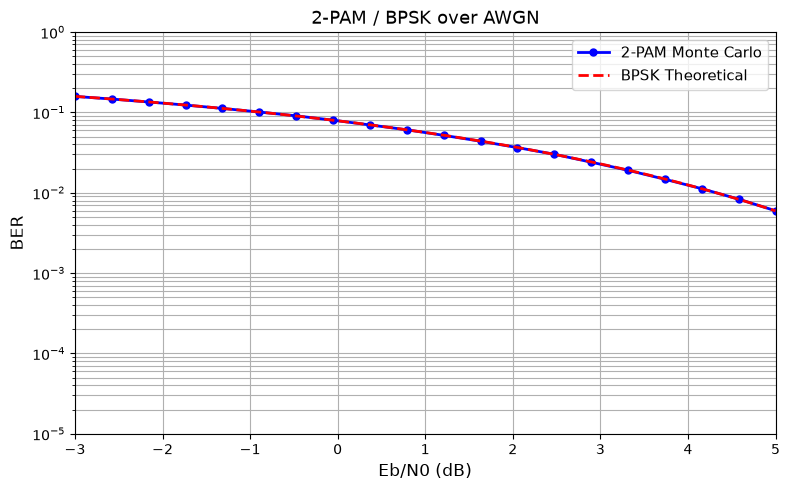

Python code for this plot:
# -*- coding: utf-8 -*-
"""bpsk_awgn.ipynb

Automatically generated by Colab.

Original file is located at
    https://colab.research.google.com/drive/1jw6pKMT1X218TUJ16SmLWvypNO9rPrCQ
"""

# Commented out IPython magic to ensure Python compatibility.
import os # Configure which GPU
if os.getenv("CUDA_VISIBLE_DEVICES") is None:
    gpu_num = 0 # Use "" to use the CPU
    os.environ["CUDA_VISIBLE_DEVICES"] = f"{gpu_num}"

# Import Sionna
try:
    import sionna.phy
except ImportError as e:
    import sys
    if 'google.colab' in sys.modules:
       # Install Sionna in Google Colab
       print("Installing Sionna and restarting the runtime. Please run the cell again.")
       os.system("pip install sionna")
       os.kill(os.getpid(), 5)
    else:
       raise e

# Import PyTorch
import torch

import numpy as np

# For plotting
# %matplotlib inline

import matplotlib.pyplot as plt

# for performance measurements
import time

# Model
class UncodedSystemAWGN(sionna.phy.Block):
    def __init__(self, num_bits_per_symbol, block_length):
        super().__init__()
        self.num_bits_per_symbol = num_bits_per_symbol
        self.block_length        = block_length
        self.constellation = sionna.phy.mapping.Constellation("pam", self.num_bits_per_symbol)
        self.mapper        = sionna.phy.mapping.Mapper(constellation=self.constellation)
        self.demapper      = sionna.phy.mapping.Demapper("app", constellation=self.constellation)
        self.binary_source = sionna.phy.mapping.BinarySource()
        self.awgn_channel  = sionna.phy.channel.AWGN()

    def call(self, batch_size, ebno_db):
        no   = sionna.phy.utils.ebnodb2no(ebno_db,
                                           num_bits_per_symbol=self.num_bits_per_symbol,
                                           coderate=1.0)
        bits = self.binary_source([batch_size, self.block_length])
        x    = self.mapper(bits)
        y    = self.awgn_channel(x, no)
        llr  = self.demapper(y, no)
        return bits, llr

# Simulation parameters
NUM_BITS_PER_SYMBOL = 1
BLOCK_LENGTH        = 1024
BATCH_SIZE          = 2000
EBN0_DB_MIN         = -3.0
EBN0_DB_MAX         = 5.0

model = UncodedSystemAWGN(
    num_bits_per_symbol=NUM_BITS_PER_SYMBOL,
    block_length=BLOCK_LENGTH
)

# ── Monte Carlo Sim via Sionna
ber_plots = sionna.phy.utils.PlotBER("2-PAM / BPSK over AWGN")
ber_plots.simulate(
    model,
    ebno_dbs=np.linspace(EBN0_DB_MIN, EBN0_DB_MAX, 20),
    batch_size=BATCH_SIZE,
    num_target_block_errors=100,
    legend="2-PAM Monte Carlo",
    soft_estimates=True,
    max_mc_iter=100,
    show_fig=False          # suppressing Sionna's own figure
)

#print(dir(ber_plots))  This gave the attributes that PlotBER stores, using the _snrs and _bers from it.
mc_snrs = ber_plots._snrs[0]   # Eb/N0 values for first (only) curve
mc_bers = ber_plots._bers[0]   # BER values for first (only) curve

# Theoretical BPSK BER
def qfunc(x):
    return 0.5 * erfc(x / np.sqrt(2.0))

ebno_dbs_theory = np.linspace(EBN0_DB_MIN, EBN0_DB_MAX, 100)
ebno_linear     = 10 ** (ebno_dbs_theory / 10.0)
ber_theory      = qfunc(np.sqrt(2 * ebno_linear))

# Plot
fig, ax = plt.subplots(figsize=(8, 5))

ax.semilogy(mc_snrs, mc_bers, 'bo-',
            linewidth=2, markersize=5, label="2-PAM Monte Carlo")
ax.semilogy(ebno_dbs_theory, ber_theory, 'r--',
            linewidth=2, label="BPSK Theoretical")

ax.set_xlabel("Eb/N0 (dB)", fontsize=12)
ax.set_ylabel("BER", fontsize=12)
ax.set_title("2-PAM / BPSK over AWGN", fontsize=13)
ax.legend(fontsize=11)
ax.grid(True, which="both")
ax.set_ylim([1e-5, 1])
ax.set_xlim([EBN0_DB_MIN, EBN0_DB_MAX])

plt.tight_layout()
plt.show()
